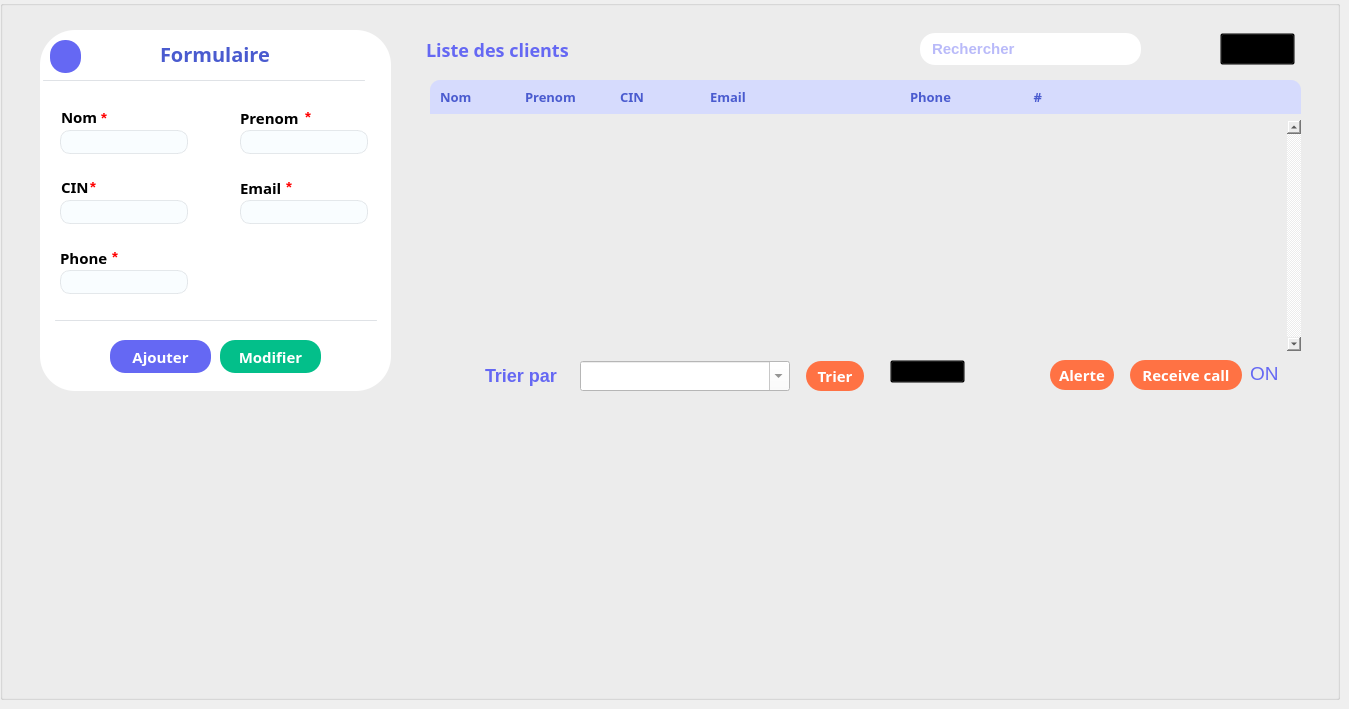
    <widget class="QWidget" name="tab_2">
     <property name="styleSheet">
      <string notr="true">#tab_2{
background-image: url(:/resource/img/bg.png);
}</string>
     </property>
     <attribute name="title">
      <string>Gest clients</string>
     </attribute>
     <widget class="QGroupBox" name="gClientBg">
      <property name="geometry">
       <rect>
        <x>0</x>
        <y>0</y>
        <width>1340</width>
        <height>700</height>
       </rect>
      </property>
      <property name="font">
       <font>
        <weight>50</weight>
        <bold>false</bold>
       </font>
      </property>
      <property name="styleSheet">
       <string notr="true">#gClientBg{
background-image:url(:/Resources/client_img/bg.png);
}</string>
      </property>
      <property name="title">
       <string/>
      </property>
      <widget class="QGroupBox" name="groupBox">
       <property name="geometry">
        <rect>
         <x>40</x>
         <y>30</y>
         <width>351</width>
         <height>361</height>
        </rect>
       </property>
       <property name="font">
        <font>
         <family>Montserrat</family>
         <pointsize>8</pointsize>
        </font>
       </property>
       <property name="styleSheet">
        <string notr="true">background-color:  white;
border-radius:35px;

</string>
       </property>
       <property name="title">
        <string/>
       </property>
       <widget class="QLineEdit" name="Nom_f">
        <property name="geometry">
         <rect>
          <x>20</x>
          <y>100</y>
          <width>128</width>
          <height>24</height>
         </rect>
        </property>
        <property name="font">
         <font>
          <family>Montserrat</family>
          <pointsize>9</pointsize>
          <weight>50</weight>
          <bold>false</bold>
         </font>
        </property>
        <property name="styleSheet">
         <string notr="true">#Nom_f{
background-color: #F9FDFF;
border:1px solid rgba(222, 226, 230, 0.8);
padding-left:5px;
border-radius:10px;
color:#585856
}
#Nom_f:focus{
border:1px solid #6568f3;
outline:none;
}
</string>
        </property>
        <property name="text">
         <string/>
        </property>
       </widget>
       <widget class="QLabel" name="label_17">
        <property name="geometry">
         <rect>
          <x>120</x>
          <y>14</y>
          <width>121</width>
          <height>20</height>
         </rect>
        </property>
        <property name="font">
         <font>
          <family>Montserrat</family>
          <pointsize>-1</pointsize>
          <weight>75</weight>
          <bold>true</bold>
         </font>
        </property>
        <property name="styleSheet">
         <string notr="true">
color:#341763;
color:#4a5bcf;
font-size:20px;</string>
        </property>
        <property name="text">
         <string>Formulaire</string>
        </property>
       </widget>
       <widget class="QLabel" name="label_20">
        <property name="geometry">
         <rect>
          <x>21</x>
          <y>80</y>
          <width>47</width>
          <height>14</height>
         </rect>
        </property>
        <property name="font">
         <font>
          <family>Montserrat</family>
          <pointsize>11</pointsize>
          <weight>75</weight>
          <bold>true</bold>
         </font>
        </property>
        <property name="text">
         <string>Nom</string>
        </property>
       </widget>
       <widget class="QLabel" name="label_22">
        <property name="geometry">
         <rect>
          <x>61</x>
          <y>80</y>
          <width>47</width>
          <height>16</height>
         </rect>
        </property>
        <property name="font">
         <font>
          <pointsize>11</pointsize>
          <weight>75</weight>
          <bold>true</bold>
         </font>
        </property>
        <property name="styleSheet">
         <string notr="true">color:red;</string>
        </property>
        <property name="text">
         <string>*</string>
        </property>
       </widget>
       <widget class="QLabel" name="label_24">
        <property name="geometry">
         <rect>
          <x>200</x>
          <y>80</y>
          <width>71</width>
          <height>16</height>
         </rect>
        </property>
        <property name="font">
         <font>
          <family>Montserrat</family>
          <pointsize>11</pointsize>
          <weight>75</weight>
          <bold>true</bold>
         </font>
        </property>
        <property name="text">
         <string>Prenom</string>
        </property>
       </widget>
       <widget class="QLineEdit" name="Prenom_f">
        <property name="geometry">
         <rect>
          <x>200</x>
          <y>100</y>
          <width>128</width>
          <height>24</height>
         </rect>
        </property>
        <property name="font">
         <font>
          <family>Montserrat</family>
          <pointsize>9</pointsize>
          <weight>50</weight>
          <bold>false</bold>
         </font>
        </property>
        <property name="styleSheet">
         <string notr="true">#Prenom_f{
background-color: #F9FDFF;
border:1px solid rgba(222, 226, 230, 0.8);
padding-left:5px;
border-radius:10px;
color:#585856;
}
#Prenom_f:focus{
border:1px solid #6568f3;
outline:none;
}</string>
        </property>
        <property name="text">
         <string/>
        </property>
       </widget>
       <widget class="QLabel" name="label_26">
        <property name="geometry">
         <rect>
          <x>265</x>
          <y>80</y>
          <width>47</width>
          <height>14</height>
         </rect>
        </property>
        <property name="font">
         <font>
          <pointsize>11</pointsize>
          <weight>75</weight>
          <bold>true</bold>
         </font>
        </property>
        <property name="styleSheet">
         <string notr="true">color:red;</string>
        </property>
        <property name="text">
         <string>*</string>
        </property>
       </widget>
       <widget class="QLabel" name="label_28">
        <property name="geometry">
         <rect>
          <x>21</x>
          <y>150</y>
          <width>47</width>
          <height>14</height>
         </rect>
        </property>
        <property name="font">
         <font>
          <family>Montserrat</family>
          <pointsize>11</pointsize>
          <weight>75</weight>
          <bold>true</bold>
         </font>
        </property>
        <property name="text">
         <string>CIN</string>
        </property>
       </widget>
       <widget class="QLineEdit" name="Cin_f">
        <property name="geometry">
         <rect>
          <x>20</x>
          <y>170</y>
          <width>128</width>
          <height>24</height>
         </rect>
        </property>
        <property name="font">
         <font>
          <pointsize>9</pointsize>
          <weight>50</weight>
          <bold>false</bold>
         </font>
        </property>
        <property name="styleSheet">
         <string notr="true">#Cin_f{
background-color: #F9FDFF;
border:1px solid rgba(222, 226, 230, 0.8);
padding-left:5px;
border-radius:10px;
color:#585856;
}
#Cin_f:focus{
border:1px solid #6568f3;
outline:none;
}</string>
        </property>
        <property name="text">
         <string/>
        </property>
       </widget>
       <widget class="QLabel" name="label_30">
        <property name="geometry">
         <rect>
          <x>50</x>
          <y>150</y>
          <width>47</width>
          <height>14</height>
         </rect>
        </property>
        <property name="font">
         <font>
          <pointsize>11</pointsize>
          <weight>75</weight>
          <bold>true</bold>
         </font>
        </property>
        <property name="styleSheet">
         <string notr="true">color:red;</string>
        </property>
        <property name="text">
         <string>*</string>
        </property>
       </widget>
       <widget class="QLabel" name="label_32">
        <property name="geometry">
         <rect>
          <x>200</x>
          <y>150</y>
          <width>61</width>
          <height>16</height>
         </rect>
        </property>
        <property name="font">
         <font>
          <family>Montserrat</family>
          <pointsize>11</pointsize>
          <weight>75</weight>
          <bold>true</bold>
          <kerning>true</kerning>
         </font>
        </property>
        <property name="text">
         <string>Email</string>
        </property>
       </widget>
       <widget class="QLineEdit" name="Email_f">
        <property name="geometry">
         <rect>
          <x>200</x>
          <y>170</y>
          <width>128</width>
          <height>24</height>
         </rect>
        </property>
        <property name="font">
         <font>
          <pointsize>9</pointsize>
          <weight>50</weight>
          <bold>false</bold>
         </font>
        </property>
        <property name="styleSheet">
         <string notr="true">#Email_f{
background-color: #F9FDFF;
border:1px solid rgba(222, 226, 230, 0.8);
padding-left:5px;
border-radius:10px;
color:#585856;
}
#Email_f:focus{
border:1px solid #6568f3;
outline:none;
}</string>
        </property>
        <property name="text">
         <string/>
        </property>
       </widget>
       <widget class="QLabel" name="label_33">
        <property name="geometry">
         <rect>
          <x>246</x>
          <y>150</y>
          <width>47</width>
          <height>14</height>
         </rect>
        </property>
        <property name="font">
         <font>
          <pointsize>11</pointsize>
          <weight>75</weight>
          <bold>true</bold>
         </font>
        </property>
        <property name="styleSheet">
         <string notr="true">color:red;</string>
        </property>
        <property name="text">
         <string>*</string>
        </property>
       </widget>
       <widget class="QLabel" name="label_34">
        <property name="geometry">
         <rect>
          <x>20</x>
          <y>220</y>
          <width>51</width>
          <height>16</height>
         </rect>
        </property>
        <property name="font">
         <font>
          <family>Montserrat</family>
          <pointsize>11</pointsize>
          <weight>75</weight>
          <bold>true</bold>
         </font>
        </property>
        <property name="text">
         <string>Phone</string>
        </property>
       </widget>
       <widget class="QLineEdit" name="Phone_f">
        <property name="geometry">
         <rect>
          <x>20</x>
          <y>240</y>
          <width>128</width>
          <height>24</height>
         </rect>
        </property>
        <property name="font">
         <font>
          <pointsize>9</pointsize>
          <weight>50</weight>
          <bold>false</bold>
         </font>
        </property>
        <property name="styleSheet">
         <string notr="true">#Phone_f{
background-color: #F9FDFF;
border:1px solid rgba(222, 226, 230, 0.8);
padding-left:5px;
border-radius:10px;
color:#585856;
}
#Phone_f:focus{
border:1px solid #6568f3;
outline:none;
}</string>
        </property>
        <property name="text">
         <string/>
        </property>
       </widget>
       <widget class="QLabel" name="label_35">
        <property name="geometry">
         <rect>
          <x>72</x>
          <y>220</y>
          <width>47</width>
          <height>14</height>
         </rect>
        </property>
        <property name="font">
         <font>
          <pointsize>11</pointsize>
          <weight>75</weight>
          <bold>true</bold>
         </font>
        </property>
        <property name="styleSheet">
         <string notr="true">color:red;</string>
        </property>
        <property name="text">
         <string>*</string>
        </property>
       </widget>
       <widget class="QPushButton" name="ajouter_client">
        <property name="geometry">
         <rect>
          <x>70</x>
          <y>310</y>
          <width>101</width>
          <height>33</height>
         </rect>
        </property>
        <property name="font">
         <font>
          <family>Montserrat</family>
          <pointsize>11</pointsize>
          <weight>75</weight>
          <bold>true</bold>
         </font>
        </property>
        <property name="cursor">
         <cursorShape>PointingHandCursor</cursorShape>
        </property>
        <property name="styleSheet">
         <string notr="true">#ajouter_client{
color:white;
background-color:#6568F3;
border-radius:15px;
}

#ajouter_client:hover{
background-color:#4144f1;
}</string>
        </property>
        <property name="text">
         <string>Ajouter</string>
        </property>
       </widget>
       <widget class="QPushButton" name="modifier_client">
        <property name="geometry">
         <rect>
          <x>180</x>
          <y>310</y>
          <width>101</width>
          <height>33</height>
         </rect>
        </property>
        <property name="font">
         <font>
          <family>Montserrat</family>
          <pointsize>11</pointsize>
          <weight>75</weight>
          <bold>true</bold>
         </font>
        </property>
        <property name="cursor">
         <cursorShape>PointingHandCursor</cursorShape>
        </property>
        <property name="styleSheet">
         <string notr="true">#modifier_client{
color:white;
background-color:#03BF8A;
border-radius:15px;
}

#modifier_client:hover{
background-color:#02976d;
}
</string>
        </property>
        <property name="text">
         <string>Modifier</string>
        </property>
       </widget>
       <widget class="Line" name="line_2">
        <property name="geometry">
         <rect>
          <x>15</x>
          <y>290</y>
          <width>322</width>
          <height>1</height>
         </rect>
        </property>
        <property name="styleSheet">
         <string notr="true">background-color:rgba(222, 226, 230, 0.8);
border-width: 1px;
border: 2px solid rgba(222, 226, 230, 0.8);
</string>
        </property>
        <property name="orientation">
         <enum>Qt::Horizontal</enum>
        </property>
       </widget>
       <widget class="QPushButton" name="clear_client">
        <property name="geometry">
         <rect>
          <x>10</x>
          <y>10</y>
          <width>31</width>
          <height>33</height>
         </rect>
        </property>
        <property name="font">
         <font>
          <family>Arial</family>
          <pointsize>9</pointsize>
          <weight>50</weight>
          <bold>false</bold>
         </font>
        </property>
        <property name="cursor">
         <cursorShape>PointingHandCursor</cursorShape>
        </property>
        <property name="styleSheet">
         <string notr="true">#clear_client{
color:white;
background-color:#6568F3;
border-radius:15px;
}

#clear_client:hover{
background-color:#4144f1;
}</string>
        </property>
        <property name="text">
         <string/>
        </property>
        <property name="icon">
         <iconset resource="Resources.qrc">
          <normaloff>:/Resources/client_img/eraser.png</normaloff>:/Resources/client_img/eraser.png</iconset>
        </property>
        <property name="iconSize">
         <size>
          <width>25</width>
          <height>25</height>
         </size>
        </property>
       </widget>
      </widget>
      <widget class="QLabel" name="label_36">
       <property name="geometry">
        <rect>
         <x>426</x>
         <y>40</y>
         <width>211</width>
         <height>20</height>
        </rect>
       </property>
       <property name="font">
        <font>
         <family>Montserrat</family>
         <pointsize>-1</pointsize>
         <weight>75</weight>
         <bold>true</bold>
        </font>
       </property>
       <property name="styleSheet">
        <string notr="true">color:#6568F3;
font-size:18px;</string>
       </property>
       <property name="text">
        <string>Liste des clients</string>
       </property>
      </widget>
      <widget class="QLabel" name="label_37">
       <property name="geometry">
        <rect>
         <x>430</x>
         <y>80</y>
         <width>121</width>
         <height>34</height>
        </rect>
       </property>
       <property name="font">
        <font>
         <family>Montserrat</family>
         <pointsize>10</pointsize>
         <weight>75</weight>
         <bold>true</bold>
        </font>
       </property>
       <property name="styleSheet">
        <string notr="true">background-color:#D6DBFD;
color:#4A5BCF;
padding:6px;
border-top-left-radius:10px;</string>
       </property>
       <property name="text">
        <string>Nom</string>
       </property>
      </widget>
      <widget class="QLabel" name="label_38">
       <property name="geometry">
        <rect>
         <x>1000</x>
         <y>80</y>
         <width>301</width>
         <height>34</height>
        </rect>
       </property>
       <property name="font">
        <font>
         <family>Montserrat</family>
         <pointsize>10</pointsize>
         <weight>75</weight>
         <bold>true</bold>
        </font>
       </property>
       <property name="styleSheet">
        <string notr="true">background-color:#D6DBFD;
color:#4A5BCF;
padding:6px;
border-top-right-radius:10px;</string>
       </property>
       <property name="text">
        <string>       #</string>
       </property>
      </widget>
      <widget class="QLineEdit" name="search_input">
       <property name="geometry">
        <rect>
         <x>920</x>
         <y>33</y>
         <width>211</width>
         <height>32</height>
        </rect>
       </property>
       <property name="styleSheet">
        <string notr="true">border-radius:15px;
padding:4px;
padding-left:10px;
padding-right:15px;
color:#7375f3;
font-size:15px;
font-weight:bold;
</string>
       </property>
       <property name="text">
        <string/>
       </property>
       <property name="placeholderText">
        <string extracomment="Recherche">Rechercher</string>
       </property>
      </widget>
      <widget class="QPushButton" name="search_client">
       <property name="geometry">
        <rect>
         <x>1100</x>
         <y>33</y>
         <width>41</width>
         <height>32</height>
        </rect>
       </property>
       <property name="cursor">
        <cursorShape>PointingHandCursor</cursorShape>
       </property>
       <property name="styleSheet">
        <string notr="true">#search_client{
background-color:white;
border-radius:15px;
}

#search_client:hover{
background-color:#D6DBFD;

}</string>
       </property>
       <property name="text">
        <string/>
       </property>
       <property name="icon">
        <iconset resource="Resources.qrc">
         <normaloff>:/Resources/client_img/search.png</normaloff>:/Resources/client_img/search.png</iconset>
       </property>
      </widget>
      <widget class="QPushButton" name="trier_client">
       <property name="geometry">
        <rect>
         <x>430</x>
         <y>358</y>
         <width>75</width>
         <height>31</height>
        </rect>
       </property>
       <property name="font">
        <font>
         <pointsize>8</pointsize>
        </font>
       </property>
       <property name="styleSheet">
        <string notr="true">#trier_client{
background-color:transparent;
border-radius:5px;
}</string>
       </property>
       <property name="text">
        <string/>
       </property>
       <property name="icon">
        <iconset resource="Resources.qrc">
         <normaloff>:/Resources/client_img/sort.png</normaloff>:/Resources/client_img/sort.png</iconset>
       </property>
       <property name="iconSize">
        <size>
         <width>36</width>
         <height>36</height>
        </size>
       </property>
      </widget>
      <widget class="QLabel" name="label_41">
       <property name="geometry">
        <rect>
         <x>480</x>
         <y>360</y>
         <width>101</width>
         <height>31</height>
        </rect>
       </property>
       <property name="font">
        <font>
         <pointsize>-1</pointsize>
         <weight>75</weight>
         <bold>true</bold>
        </font>
       </property>
       <property name="styleSheet">
        <string notr="true">color:#6568F3;
font-size:18px;</string>
       </property>
       <property name="text">
        <string> Trier par</string>
       </property>
      </widget>
      <widget class="QComboBox" name="clien_combo">
       <property name="geometry">
        <rect>
         <x>580</x>
         <y>361</y>
         <width>210</width>
         <height>30</height>
        </rect>
       </property>
       <property name="font">
        <font>
         <family>Montserrat</family>
         <pointsize>9</pointsize>
         <weight>75</weight>
         <bold>true</bold>
        </font>
       </property>
       <property name="styleSheet">
        <string notr="true">background-color:white;
color:#585856;</string>
       </property>
       <property name="editable">
        <bool>true</bool>
       </property>
       <property name="currentText">
        <string/>
       </property>
      </widget>
      <widget class="Line" name="line">
       <property name="geometry">
        <rect>
         <x>43</x>
         <y>80</y>
         <width>322</width>
         <height>1</height>
        </rect>
       </property>
       <property name="autoFillBackground">
        <bool>false</bool>
       </property>
       <property name="styleSheet">
        <string notr="true">background-color:rgba(222, 226, 230, 0.8);
border-width: 1px;
border: 2px solid rgba(222, 226, 230, 0.8);
</string>
       </property>
       <property name="lineWidth">
        <number>1</number>
       </property>
       <property name="orientation">
        <enum>Qt::Horizontal</enum>
       </property>
      </widget>
      <widget class="QPushButton" name="pdfBtn">
       <property name="geometry">
        <rect>
         <x>590</x>
         <y>30</y>
         <width>32</width>
         <height>38</height>
        </rect>
       </property>
       <property name="cursor">
        <cursorShape>PointingHandCursor</cursorShape>
       </property>
       <property name="styleSheet">
        <string notr="true">#pdfBtn{
background-color:transparent;
border-radius:15px;
}

#pdfBtn:hover{
background-color:#FF7244;

}</string>
       </property>
       <property name="text">
        <string/>
       </property>
       <property name="icon">
        <iconset resource="Resources.qrc">
         <normaloff>:/Resources/client_img/pdf.png</normaloff>:/Resources/client_img/pdf.png</iconset>
       </property>
       <property name="iconSize">
        <size>
         <width>32</width>
         <height>32</height>
        </size>
       </property>
      </widget>
      <widget class="QFrame" name="horizontalFrame">
       <property name="geometry">
        <rect>
         <x>490</x>
         <y>390</y>
         <width>800</width>
         <height>300</height>
        </rect>
       </property>
       <property name="styleSheet">
        <string notr="true">background-color:transparent;
</string>
       </property>
       <layout class="QHBoxLayout" name="horizontalLayout_2"/>
      </widget>
      <widget class="QGraphicsView" name="graphicsView">
       <property name="geometry">
        <rect>
         <x>50</x>
         <y>390</y>
         <width>310</width>
         <height>310</height>
        </rect>
       </property>
       <property name="styleSheet">
        <string notr="true">background-color:transparent;
border:none;</string>
       </property>
      </widget>
      <widget class="QScrollArea" name="scrollAreaClient">
       <property name="geometry">
        <rect>
         <x>420</x>
         <y>120</y>
         <width>881</width>
         <height>231</height>
        </rect>
       </property>
       <property name="styleSheet">
        <string notr="true">background-color:transparent;border:none;</string>
       </property>
       <property name="verticalScrollBarPolicy">
        <enum>Qt::ScrollBarAlwaysOn</enum>
       </property>
       <property name="widgetResizable">
        <bool>true</bool>
       </property>
       <widget class="QWidget" name="scrollAreaWidgetContentsClient">
        <property name="geometry">
         <rect>
          <x>0</x>
          <y>0</y>
          <width>864</width>
          <height>231</height>
         </rect>
        </property>
       </widget>
      </widget>
      <widget class="QPushButton" name="refreshClientBtn">
       <property name="geometry">
        <rect>
         <x>1220</x>
         <y>33</y>
         <width>75</width>
         <height>32</height>
        </rect>
       </property>
       <property name="cursor">
        <cursorShape>PointingHandCursor</cursorShape>
       </property>
       <property name="styleSheet">
        <string notr="true">#refreshClientBtn{
background-color:transparent;
image: url(:/Resources/client_img/refresh.png);
}

#refreshClientBtn:hover{
	image: url(:/Resources/client_img/refresh-button.png);
}</string>
       </property>
       <property name="text">
        <string/>
       </property>
      </widget>
      <widget class="QLabel" name="label_39">
       <property name="geometry">
        <rect>
         <x>515</x>
         <y>80</y>
         <width>121</width>
         <height>34</height>
        </rect>
       </property>
       <property name="font">
        <font>
         <family>Montserrat</family>
         <pointsize>10</pointsize>
         <weight>75</weight>
         <bold>true</bold>
        </font>
       </property>
       <property name="styleSheet">
        <string notr="true">background-color:#D6DBFD;
color:#4A5BCF;
padding:6px;</string>
       </property>
       <property name="text">
        <string>Prenom</string>
       </property>
      </widget>
      <widget class="QLabel" name="label_42">
       <property name="geometry">
        <rect>
         <x>610</x>
         <y>80</y>
         <width>101</width>
         <height>34</height>
        </rect>
       </property>
       <property name="font">
        <font>
         <family>Montserrat</family>
         <pointsize>10</pointsize>
         <weight>75</weight>
         <bold>true</bold>
        </font>
       </property>
       <property name="styleSheet">
        <string notr="true">background-color:#D6DBFD;
color:#4A5BCF;
padding:6px;</string>
       </property>
       <property name="text">
        <string>CIN</string>
       </property>
      </widget>
      <widget class="QLabel" name="label_43">
       <property name="geometry">
        <rect>
         <x>700</x>
         <y>80</y>
         <width>201</width>
         <height>34</height>
        </rect>
       </property>
       <property name="font">
        <font>
         <family>Montserrat</family>
         <pointsize>10</pointsize>
         <weight>75</weight>
         <bold>true</bold>
        </font>
       </property>
       <property name="styleSheet">
        <string notr="true">background-color:#D6DBFD;
color:#4A5BCF;
padding:6px;</string>
       </property>
       <property name="text">
        <string>Email</string>
       </property>
      </widget>
      <widget class="QLabel" name="label_44">
       <property name="geometry">
        <rect>
         <x>900</x>
         <y>80</y>
         <width>121</width>
         <height>34</height>
        </rect>
       </property>
       <property name="font">
        <font>
         <family>Montserrat</family>
         <pointsize>10</pointsize>
         <weight>75</weight>
         <bold>true</bold>
        </font>
       </property>
       <property name="styleSheet">
        <string notr="true">background-color:#D6DBFD;
color:#4A5BCF;
padding:6px;</string>
       </property>
       <property name="text">
        <string>Phone</string>
       </property>
      </widget>
      <widget class="QPushButton" name="trie_client">
       <property name="geometry">
        <rect>
         <x>806</x>
         <y>361</y>
         <width>58</width>
         <height>30</height>
        </rect>
       </property>
       <property name="font">
        <font>
         <family>Montserrat</family>
         <pointsize>11</pointsize>
         <weight>75</weight>
         <bold>true</bold>
        </font>
       </property>
       <property name="cursor">
        <cursorShape>PointingHandCursor</cursorShape>
       </property>
       <property name="styleSheet">
        <string notr="true">#trie_client{
color:white;
background-color:#FF7244;
border-radius:15px;
}

#trie_client:hover{
background-color:#ff531a;
}</string>
       </property>
       <property name="text">
        <string>Trier</string>
       </property>
      </widget>
      <widget class="QPushButton" name="Alerte_btn">
       <property name="geometry">
        <rect>
         <x>1050</x>
         <y>360</y>
         <width>64</width>
         <height>30</height>
        </rect>
       </property>
       <property name="font">
        <font>
         <family>Montserrat</family>
         <pointsize>11</pointsize>
         <weight>75</weight>
         <bold>true</bold>
        </font>
       </property>
       <property name="cursor">
        <cursorShape>PointingHandCursor</cursorShape>
       </property>
       <property name="styleSheet">
        <string notr="true">#Alerte_btn{
color:white;
background-color:#FF7244;
border-radius:15px;
}

#Alerte_btn:hover{
background-color:#ff531a;
}</string>
       </property>
       <property name="text">
        <string>Alerte</string>
       </property>
      </widget>
      <widget class="QPushButton" name="call_testBtn">
       <property name="geometry">
        <rect>
         <x>890</x>
         <y>360</y>
         <width>75</width>
         <height>23</height>
        </rect>
       </property>
       <property name="styleSheet">
        <string notr="true">background-color:transparent;</string>
       </property>
       <property name="text">
        <string/>
       </property>
      </widget>
      <widget class="QPushButton" name="recive_callBtnTimer">
       <property name="geometry">
        <rect>
         <x>1130</x>
         <y>360</y>
         <width>112</width>
         <height>30</height>
        </rect>
       </property>
       <property name="font">
        <font>
         <family>Montserrat</family>
         <pointsize>11</pointsize>
         <weight>75</weight>
         <bold>true</bold>
        </font>
       </property>
       <property name="cursor">
        <cursorShape>PointingHandCursor</cursorShape>
       </property>
       <property name="styleSheet">
        <string notr="true">#recive_callBtnTimer{
color:white;
background-color:#FF7244;
border-radius:15px;
}

#recive_callBtnTimer:hover{
background-color:#ff531a;
}</string>
       </property>
       <property name="text">
        <string>Receive call</string>
       </property>
      </widget>
      <widget class="QLabel" name="etatReceiveCall">
       <property name="geometry">
        <rect>
         <x>1250</x>
         <y>363</y>
         <width>51</width>
         <height>21</height>
        </rect>
       </property>
       <property name="styleSheet">
        <string notr="true">color:#6568F3;
font-size:19px;</string>
       </property>
       <property name="text">
        <string>ON</string>
       </property>
      </widget>
      <zorder>label_36</zorder>
      <zorder>label_37</zorder>
      <zorder>label_38</zorder>
      <zorder>label_41</zorder>
      <zorder>scrollAreaClient</zorder>
      <zorder>refreshClientBtn</zorder>
      <zorder>label_39</zorder>
      <zorder>label_42</zorder>
      <zorder>label_43</zorder>
      <zorder>label_44</zorder>
      <zorder>graphicsView</zorder>
      <zorder>groupBox</zorder>
      <zorder>search_input</zorder>
      <zorder>search_client</zorder>
      <zorder>trier_client</zorder>
      <zorder>clien_combo</zorder>
      <zorder>line</zorder>
      <zorder>pdfBtn</zorder>
      <zorder>horizontalFrame</zorder>
      <zorder>trie_client</zorder>
      <zorder>Alerte_btn</zorder>
      <zorder>call_testBtn</zorder>
      <zorder>recive_callBtnTimer</zorder>
      <zorder>etatReceiveCall</zorder>
     </widget>
    </widget>
